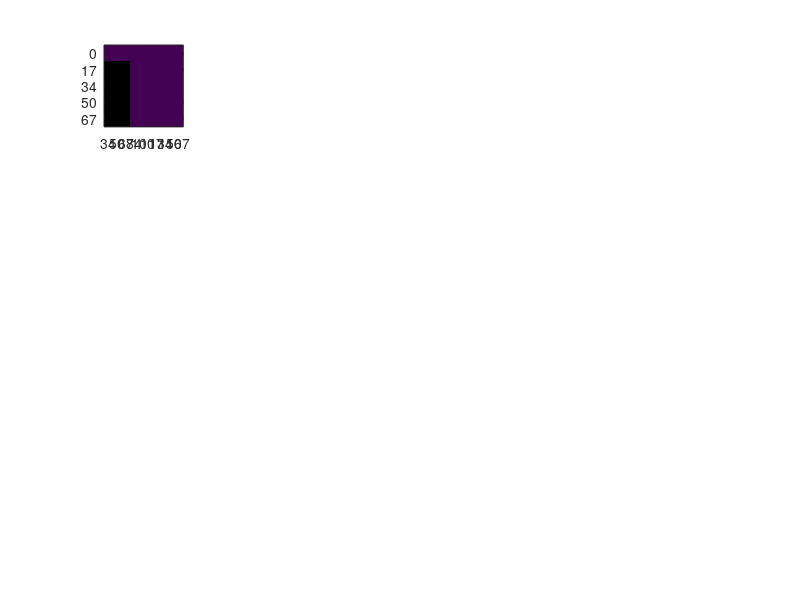
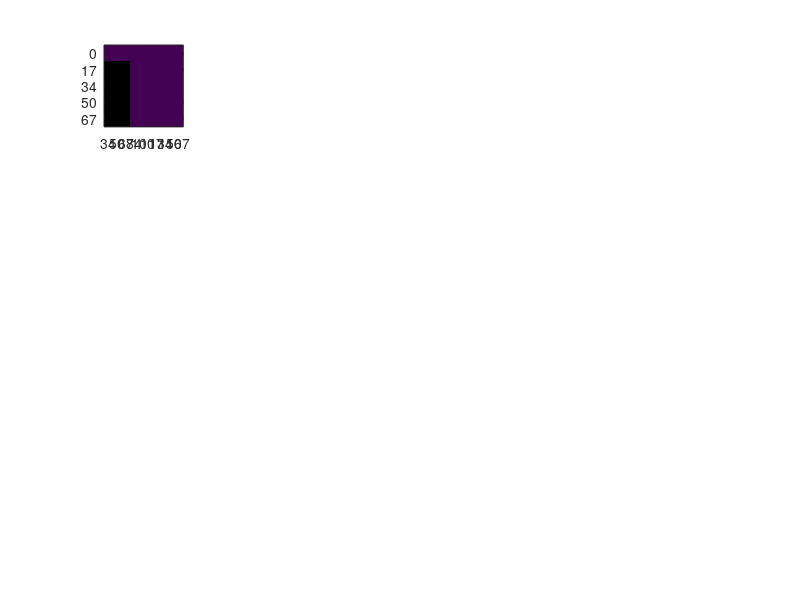
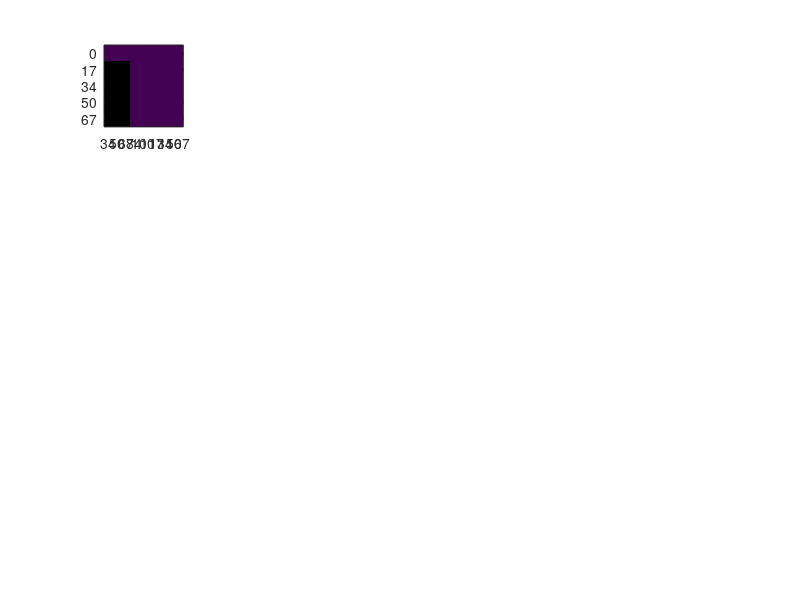
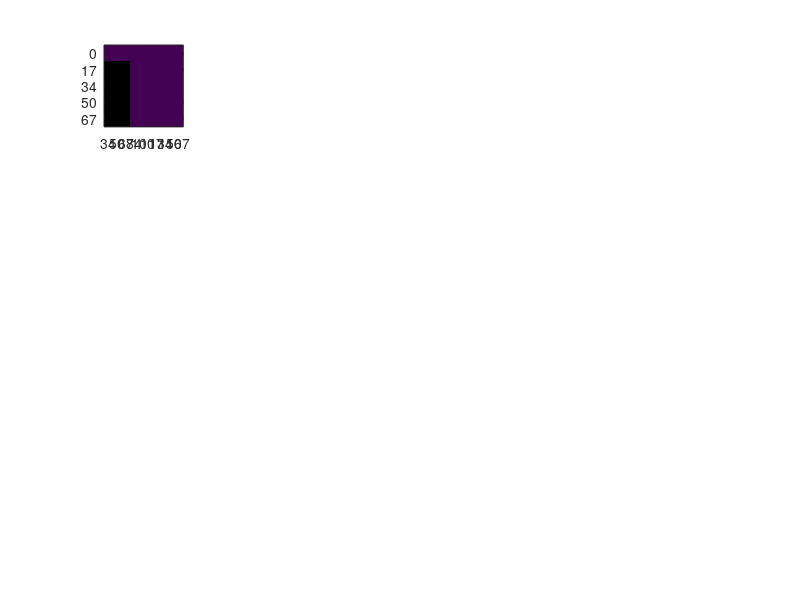

These charts were generated, in order, by the following MATLAB code: (Note: this script raises an error after producing the figures.)
clear all
close all
if ispc
  cd('D:\motion_psychophysics\behav_data');
else
  cd('/mnt/hgfs/D/motion_psychophysics/behav_data');
end

%%
maxsub=18;

% JZ was: 01, 13, 14, 15, 19

motperuse=-.1*ones(5,9,maxsub); % ISI by DUR by participant
flkperuse=-.1*ones(5,9,maxsub); % ISI by DUR by participant
dstperuse=-.1*ones(5,9,maxsub); % ISI by DUR by participant
percoruse=-.1*ones(5,9,maxsub); % ISI by DUR by participant
percoravc=-.1*ones(5,9,maxsub); % ISI by DUR by participant
percoravi=-.1*ones(5,9,maxsub); % ISI by DUR by participant
percoravc_csy=-.1*ones(5,9,maxsub); % ISI by DUR by participant
percoravi_csy=-.1*ones(5,9,maxsub); % ISI by DUR by participant
percoravc_csn=-.1*ones(5,9,maxsub); % ISI by DUR by participant
percoravi_csn=-.1*ones(5,9,maxsub); % ISI by DUR by participant

for ii=2:maxsub
  if ii<10
    sub=['p0' num2str(ii)];
  else
    sub=['p' num2str(ii)];
  end
  audfile=dir([sub '_audonly*']);
  if ii<5
    motperisidursub=zeros(4,3,3);
    percoroutsub=zeros(4,3);
  elseif ii<13
    motperisidursub=zeros(3,3,4);
    percoroutsub=zeros(3,4);
  elseif ii<14
    motperisidursub=zeros(2,3,6);
    percoroutsub=zeros(2,6);
  elseif ii<15
    motperisidursub=zeros(1,3,2);
    percoroutsub=zeros(1,2);
  elseif ii<19
    motperisidursub=zeros(1,3,7);
    percoroutsub=zeros(1,7);
  end
  ffuse=0;
  for ff=1:length(audfile)
    load(audfile(ff).name);
    if stim.loc(2)~=10
      continue
    end
    if sum(isnan(resp.motdirkeycode))>4 && ii~=4
      continue
    end
    clear motperisidur percorout
    appmot_assessment;
    motperisidursub=motperisidursub+motperisidur;
    percoroutsub=percoroutsub+percorout;
    ffuse=ffuse+1;
  end
  motperisidursub=motperisidursub/ffuse;
  percoroutsub=percoroutsub/ffuse;
  if ii<5
    motperuse(2:5,1:3,ii)=squeeze(motperisidursub(:,2,:));
    flkperuse(2:5,1:3,ii)=squeeze(motperisidursub(:,1,:));
    dstperuse(2:5,1:3,ii)=squeeze(motperisidursub(:,3,:));
    percoruse(2:5,1:3,ii)=percoroutsub;
  elseif ii<11
    motperuse(1:3,2:5,ii)=squeeze(motperisidursub(:,2,:));
    flkperuse(1:3,2:5,ii)=squeeze(motperisidursub(:,1,:));
    dstperuse(1:3,2:5,ii)=squeeze(motperisidursub(:,3,:));
    percoruse(1:3,2:5,ii)=percoroutsub;
  elseif ii<13
    motperuse(1:3,[2 4 5 6],ii)=squeeze(motperisidursub(:,2,:));
    flkperuse(1:3,[2 4 5 6],ii)=squeeze(motperisidursub(:,1,:));
    dstperuse(1:3,[2 4 5 6],ii)=squeeze(motperisidursub(:,3,:));
    percoruse(1:3,[2 4 5 6],ii)=percoroutsub;
  elseif ii<14
    motperuse(1:2,[2 5 6 7 8 9],ii)=squeeze(motperisidursub(:,2,:));
    flkperuse(1:2,[2 5 6 7 8 9],ii)=squeeze(motperisidursub(:,1,:));
    dstperuse(1:2,[2 5 6 7 8 9],ii)=squeeze(motperisidursub(:,3,:));
    percoruse(1:2,[2 5 6 7 8 9],ii)=percoroutsub;
  elseif ii<15
    motperuse(1,[2 5 ],ii)=squeeze(motperisidursub(:,2,:));
    flkperuse(1,[2 5 ],ii)=squeeze(motperisidursub(:,1,:));
    dstperuse(1,[2 5 ],ii)=squeeze(motperisidursub(:,3,:));
    percoruse(1,[2 5 ],ii)=percoroutsub;
  elseif ii<19
    motperuse(1,[2:8],ii)=squeeze(motperisidursub(:,2,:));
    flkperuse(1,[2:8 ],ii)=squeeze(motperisidursub(:,1,:));
    dstperuse(1,[2:8 ],ii)=squeeze(motperisidursub(:,3,:));
    percoruse(1,[2:8 ],ii)=percoroutsub;
  end
  
  figure(1);
  subplot(4,5,ii-1);imagesc(flkperuse(:,:,ii));
  if ii==3,title('% flicker percept'),end
  if ii==6,ylabel('ISI');end
  if ii==18,xlabel('DUR');end
  set(get(1,'Children'),'xTick',1:9,'xTickLabel',{'34' '50' '67' '84' '100' '117' '134' '150' '167'})
  set(get(1,'Children'),'yTick',1:5,'yTickLabel',{'0' '17' '34' '50' '67'})
  caxis([-.1 1]);;
  
  figure(2);
  subplot(4,5,ii-1);imagesc(motperuse(:,:,ii));
  if ii==3,title('% motion percept'),end
  if ii==6,ylabel('ISI');end
  if ii==18,xlabel('DUR');end
  set(get(2,'Children'),'xTick',1:9,'xTickLabel',{'34' '50' '67' '84' '100' '117' '134' '150' '167'})
  set(get(2,'Children'),'yTick',1:5,'yTickLabel',{'0' '17' '34' '50' '67'})
  caxis([-.1 1]);;
  
  figure(3);
  subplot(4,5,ii-1);imagesc(dstperuse(:,:,ii));
  if ii==3,title('% distinct percept'),end
  if ii==6,ylabel('ISI');end
  if ii==18,xlabel('DUR');end
  set(get(3,'Children'),'xTick',1:9,'xTickLabel',{'34' '50' '67' '84' '100' '117' '134' '150' '167'})
  set(get(3,'Children'),'yTick',1:5,'yTickLabel',{'0' '17' '34' '50' '67'})
  caxis([-.1 1]);;
  
  figure(4);
  subplot(4,5,ii-1);imagesc(percoruse(:,:,ii));
  if ii==3,title('% motion direction'),end
  if ii==6,ylabel('ISI');end
  if ii==18,xlabel('DUR');end
  set(get(4,'Children'),'xTick',1:9,'xTickLabel',{'34' '50' '67' '84' '100' '117' '134' '150' '167'})
  set(get(4,'Children'),'yTick',1:5,'yTickLabel',{'0' '17' '34' '50' '67'})
  caxis([-.1 1]);;
  
  
  avfile=dir([sub '_av*']);
  if ii<5
    percoroutsub=zeros(4,3,3);
    percorcomsrccongsub=zeros(4,4,3);
  elseif ii<13
    percoroutsub=zeros(3,3,4);
    percorcomsrccongsub=zeros(3,4,4);
  elseif ii<14
    percoroutsub=zeros(2,3,6);
    percorcomsrccongsub=zeros(2,4,6);
  elseif ii<15
    percoroutsub=zeros(1,3,2);
    percorcomsrccongsub=zeros(1,4,2);
  elseif ii<19
    percoroutsub=zeros(1,3,7);
    percorcomsrccongsub=zeros(1,4,7);
  end
  ffuse1=0;
  ffuse2=0;
  for ff=1:length(avfile)
    load(avfile(ff).name);
    if stim.loc(2)~=10
      continue
    end
    if sum(isnan(resp.motdirkeycode))>4 && ii~=5  && ii~=7
      continue
    end
    clear motperisidur percorout comsrc* percorcomsrc percongcor percorcomsrccong
    appmot_assessment;
    percoroutsub=percoroutsub+percorout;
    ffuse1=ffuse1+1;
    if ~isfield(setup,'av')
      setup.av.askfmdcs=1;
    end
    if setup.av.askfmdcs
      percorcomsrccongsub=percorcomsrccongsub+percorcomsrccong;
    else
      continue
    end
    ffuse2=ffuse2+1;
  end
  percoroutsub=percoroutsub/ffuse1;
  percorcomsrccongsub=percorcomsrccongsub/ffuse2;
  if ii<5
    percoravc(2:5,1:3,ii)=percoroutsub(:,1,:);
    percoravi(2:5,1:3,ii)=percoroutsub(:,2,:);
    percoravc_csy(2:5,1:3,ii)=percorcomsrccongsub(:,1,:);
    percoravi_csy(2:5,1:3,ii)=percorcomsrccongsub(:,2,:);
    percoravc_csn(2:5,1:3,ii)=percorcomsrccongsub(:,3,:);
    percoravi_csn(2:5,1:3,ii)=percorcomsrccongsub(:,4,:);
  elseif ii<11
    percoravc(1:3,2:5,ii)=percoroutsub(:,1,:);
    percoravi(1:3,2:5,ii)=percoroutsub(:,2,:);
    percoravc_csy(1:3,2:5,ii)=percorcomsrccongsub(:,1,:);
    percoravi_csy(1:3,2:5,ii)=percorcomsrccongsub(:,2,:);
    percoravc_csn(1:3,2:5,ii)=percorcomsrccongsub(:,3,:);
    percoravi_csn(1:3,2:5,ii)=percorcomsrccongsub(:,4,:);
  elseif ii<13
    percoravc(1:3,[2 5 6 7],ii)=percoroutsub(:,1,:);
    percoravi(1:3,[2 5 6 7],ii)=percoroutsub(:,2,:);
    percoravc_csy(1:3,[2 5 6 7],ii)=percorcomsrccongsub(:,1,:);
    percoravi_csy(1:3,[2 5 6 7],ii)=percorcomsrccongsub(:,2,:);
    percoravc_csn(1:3,[2 5 6 7],ii)=percorcomsrccongsub(:,3,:);
    percoravi_csn(1:3,[2 5 6 7],ii)=percorcomsrccongsub(:,4,:);
  elseif ii<14
    percoravc(1:2,[2 5 6 7 8 9],ii)=percoroutsub(:,1,:);
    percoravi(1:2,[2 5 6 7 8 9],ii)=percoroutsub(:,2,:);
    percoravc_csy(1:2,[2 5 6 7 8 9],ii)=percorcomsrccongsub(:,1,:);
    percoravi_csy(1:2,[2 5 6 7 8 9],ii)=percorcomsrccongsub(:,2,:);
    percoravc_csn(1:2,[2 5 6 7 8 9],ii)=percorcomsrccongsub(:,3,:);
    percoravi_csn(1:2,[2 5 6 7 8 9],ii)=percorcomsrccongsub(:,4,:);
  elseif ii<15
    percoravc(1,[2 5],ii)=percoroutsub(:,1,:);
    percoravi(1,[2 5],ii)=percoroutsub(:,2,:);
    percoravc_csy(1,[2 5],ii)=percorcomsrccongsub(:,1,:);
    percoravi_csy(1,[2 5],ii)=percorcomsrccongsub(:,2,:);
    percoravc_csn(1,[2 5],ii)=percorcomsrccongsub(:,3,:);
    percoravi_csn(1,[2 5],ii)=percorcomsrccongsub(:,4,:);
  elseif ii<19
    percoravc(1,[2:8],ii)=percoroutsub(:,1,:);
    percoravi(1,[2:8],ii)=percoroutsub(:,2,:);
    percoravc_csy(1,[2:8],ii)=percorcomsrccongsub(:,1,:);
    percoravi_csy(1,[2:8],ii)=percorcomsrccongsub(:,2,:);
    percoravc_csn(1,[2:8],ii)=percorcomsrccongsub(:,3,:);
    percoravi_csn(1,[2:8],ii)=percorcomsrccongsub(:,4,:);
  end
  
  figure(5);
  subplot(4,5,ii-1);imagesc(percoravc(:,:,ii));
  if ii==3,title('% motion direction; AV cong'),end
  if ii==6,ylabel('ISI');end
  if ii==18,xlabel('DUR');end
  set(get(5,'Children'),'xTick',1:9,'xTickLabel',{'34' '50' '67' '84' '100' '117' '134' '150' '167'})
  set(get(5,'Children'),'yTick',1:5,'yTickLabel',{'0' '17' '34' '50' '67'})
  caxis([-.1 1]);;
  
  figure(6);
  subplot(4,5,ii-1);imagesc(percoravi(:,:,ii));
  if ii==3,title('% motion direction; AV incong'),end
  if ii==6,ylabel('ISI');end
  if ii==18,xlabel('DUR');end
  set(get(6,'Children'),'xTick',1:9,'xTickLabel',{'34' '50' '67' '84' '100' '117' '134' '150' '167'})
  set(get(6,'Children'),'yTick',1:5,'yTickLabel',{'0' '17' '34' '50' '67'})
  caxis([-.1 1]);
  
  if setup.av.askfmdcs
    figure(7);
    subplot(4,5,ii-1);imagesc(percoravc_csy(:,:,ii));
    if ii==3,title('% motion direction; CorrectComSrc & AV cong'),end
    if ii==6,ylabel('ISI');end
    if ii==18,xlabel('DUR');end
    set(get(7,'Children'),'xTick',1:9,'xTickLabel',{'34' '50' '67' '84' '100' '117' '134' '150' '167'})
    set(get(7,'Children'),'yTick',1:5,'yTickLabel',{'0' '17' '34' '50' '67'})
    caxis([-.1 1]);
    
    figure(8);
    subplot(4,5,ii-1);imagesc(percoravi_csy(:,:,ii));
    if ii==3,title('% motion direction; CorrectComSrc & AV incong'),end
    if ii==6,ylabel('ISI');end
    if ii==18,xlabel('DUR');end
    set(get(8,'Children'),'xTick',1:9,'xTickLabel',{'34' '50' '67' '84' '100' '117' '134' '150' '167'})
    set(get(8,'Children'),'yTick',1:5,'yTickLabel',{'0' '17' '34' '50' '67'})
    caxis([-.1 1]);
    
    figure(9);
    subplot(4,5,ii-1);imagesc(percoravc_csn(:,:,ii));
    if ii==3,title('% motion direction; IncorrectComSrc & AV cong'),end
    if ii==6,ylabel('ISI');end
    if ii==18,xlabel('DUR');end
    set(get(9,'Children'),'xTick',1:9,'xTickLabel',{'34' '50' '67' '84' '100' '117' '134' '150' '167'})
    set(get(9,'Children'),'yTick',1:5,'yTickLabel',{'0' '17' '34' '50' '67'})
    caxis([-.1 1]);
    
    figure(10);
    subplot(4,5,ii-1);imagesc(percoravi_csn(:,:,ii));
    if ii==3,title('% motion direction; IncorrectComSrc & AV incong'),end
    if ii==6,ylabel('ISI');end
    if ii==18,xlabel('DUR');end
    set(get(10,'Children'),'xTick',1:9,'xTickLabel',{'34' '50' '67' '84' '100' '117' '134' '150' '167'})
    set(get(10,'Children'),'yTick',1:5,'yTickLabel',{'0' '17' '34' '50' '67'})
    caxis([-.1 1]);
  end
  
end

for ind=1:10
  figure(ind);subplot(4,5,20);imagesc(-.1);caxis([-.1 1]);colorbar;
end

flkperuse(flkperuse==-.1)=nan;
motperuse(motperuse==-.1)=nan;
dstperuse(dstperuse==-.1)=nan;
figure(11);
subplot(1,3,1);imagesc(nanmean(flkperuse(:,:,[2 3 5:maxsub]),3));caxis([-.1 1]);
% set(get(7,'Children'),'xTick',1:6,'xTickLabel',{'34' '50' '67' '84' '100' '117'})
% set(get(7,'Children'),'yTick',1:5,'yTickLabel',{'0' '17' '34' '50' '67'})
subplot(1,3,2);imagesc(nanmean(motperuse(:,:,[2 3 5:maxsub]),3));caxis([-.1 1]);
% set(get(7,'Children'),'xTick',1:6,'xTickLabel',{'34' '50' '67' '84' '100' '117'})
% set(get(7,'Children'),'yTick',1:5,'yTickLabel',{'0' '17' '34' '50' '67'})
subplot(1,3,3);imagesc(nanmean(dstperuse(:,:,[2 3 5:maxsub]),3));caxis([-.1 1]);
set(get(11,'Children'),'xTick',1:9,'xTickLabel',{'34' '50' '67' '84' '100' '117' '134' '150' '167'})
set(get(11,'Children'),'yTick',1:5,'yTickLabel',{'0' '17' '34' '50' '67'})

percoravc(percoravc==-.1)=nan;
percoravi(percoravi==-.1)=nan;
figure(12);
subplot(1,2,1);imagesc(nanmean(percoravc(:,:,[2:maxsub]),3));caxis([-.1 1]);
set(get(12,'Children'),'xTick',1:9,'xTickLabel',{'34' '50' '67' '84' '100' '117' '134' '150' '167'})
set(get(12,'Children'),'yTick',1:5,'yTickLabel',{'0' '17' '34' '50' '67'})
subplot(1,2,2);imagesc(nanmean(percoravi(:,:,[2:maxsub]),3));caxis([-.1 1]);
set(get(12,'Children'),'xTick',1:9,'xTickLabel',{'34' '50' '67' '84' '100' '117' '134' '150' '167'})
set(get(12,'Children'),'yTick',1:5,'yTickLabel',{'0' '17' '34' '50' '67'})

%% For those who have mot-per in both AA and AV conditions:

close all
subuse=[15:18 24:27];
maxsub=max(subuse);

motperaa=-.1*ones(5,9,maxsub); % ISI by DUR by participant
flkperaa=-.1*ones(5,9,maxsub); % ISI by DUR by participant
dstperaa=-.1*ones(5,9,maxsub); % ISI by DUR by participant

motperav=-.1*ones(5,9,maxsub); % ISI by DUR by participant
flkperav=-.1*ones(5,9,maxsub); % ISI by DUR by participant
dstperav=-.1*ones(5,9,maxsub); % ISI by DUR by participant

percoraa=-.1*ones(5,9,maxsub); % ISI by DUR by participant
percorav=-.1*ones(5,9,maxsub); % ISI by DUR by participant
percoravc=-.1*ones(5,9,maxsub); % ISI by DUR by participant
percoravi=-.1*ones(5,9,maxsub); % ISI by DUR by participant

percoravcs1=-.1*ones(5,9,maxsub); % ISI by DUR by participant
percoravcs0=-.1*ones(5,9,maxsub); % ISI by DUR by participant
percoravCSc=-.1*ones(5,9,maxsub); % ISI by DUR by participant
percoravCSi=-.1*ones(5,9,maxsub); % ISI by DUR by participant

percoravcs1_117=-.1*ones(5,9,maxsub); % ISI by DUR by participant
percoravcs0_117=-.1*ones(5,9,maxsub); % ISI by DUR by participant
percoravCSc_117=-.1*ones(5,9,maxsub); % ISI by DUR by participant
percoravCSi_117=-.1*ones(5,9,maxsub); % ISI by DUR by participant

percoravcs1_117_5=-.1*ones(5,9,maxsub); % ISI by DUR by participant
percoravcs0_117_5=-.1*ones(5,9,maxsub); % ISI by DUR by participant
percoravCSc_117_5=-.1*ones(5,9,maxsub); % ISI by DUR by participant
percoravCSi_117_5=-.1*ones(5,9,maxsub); % ISI by DUR by participant

for ii=subuse
  if ii<10
    sub=['p0' num2str(ii)];
  else
    sub=['p' num2str(ii)];
  end
  audfile=dir([sub '_audonly*']);
  if ii<19
    motperisidursub=zeros(1,3,7);
    percoroutsub=zeros(1,7);
  elseif ii>23
    motperisidursub=zeros(1,3,5);
    percoroutsub=zeros(1,5);
  end
  ffuse=0;
  for ff=1:length(audfile)
    load(audfile(ff).name);
    if stim.loc(2)~=10
      continue
    end
    if sum(isnan(resp.motdirkeycode))>4 && ii~=4
      continue
    end
    clear motperisidur percorout
    appmot_assessment;
    motperisidursub=motperisidursub+motperisidur;
    percoroutsub=percoroutsub+percorout;
    ffuse=ffuse+1;
  end
  motperisidursub=motperisidursub/ffuse;
  percoroutsub=percoroutsub/ffuse;
  if ii<19
    motperaa(1,[2:8],ii)=squeeze(motperisidursub(:,2,:));
    flkperaa(1,[2:8 ],ii)=squeeze(motperisidursub(:,1,:));
    dstperaa(1,[2:8 ],ii)=squeeze(motperisidursub(:,3,:));
    percoraa(1,[2:8 ],ii)=percoroutsub;
  elseif ii>23
    motperaa(1,[2 4 5 6 7],ii)=squeeze(motperisidursub(:,2,:));
    flkperaa(1,[2 4 5 6 7],ii)=squeeze(motperisidursub(:,1,:));
    dstperaa(1,[2 4 5 6 7],ii)=squeeze(motperisidursub(:,3,:));
    percoraa(1,[2 4 5 6 7],ii)=percoroutsub;    
  end
  
  avfile=dir([sub '_av*']);

  if ii<19
    motperisidursub=zeros(1,3,7);
    percoroutsub=zeros(1,3,7);
  elseif ii>23
    motperisidursub=zeros(1,3,5);
    percoroutsub=zeros(1,3,5);
  end
  ffuse=0;
  for ff=1:length(avfile)
    load(avfile(ff).name);
    if stim.loc(2)~=10
      continue
    end
    if sum(isnan(resp.motdirkeycode))>4 && ii~=5  && ii~=7
      continue
    end
    if setup.av.askfmdcs
      continue % we only want the fmd av trials here
    end
    clear motperisidur percorout comsrc* percorcomsrc percongcor percorcomsrccong
    appmot_assessment;
    motperisidursub=motperisidursub+motperisidur;
    percoroutsub=percoroutsub+percorout;
    ffuse=ffuse+1;
  end
  motperisidursub=motperisidursub/ffuse;
  percoroutsub=percoroutsub/ffuse;
  if ii<19
    motperav(1,[2:8],ii)=squeeze(motperisidursub(:,2,:));
    flkperav(1,[2:8 ],ii)=squeeze(motperisidursub(:,1,:));
    dstperav(1,[2:8 ],ii)=squeeze(motperisidursub(:,3,:));
    percorav(1,[2:8 ],ii)=squeeze(nanmean(percoroutsub,2));
    percoravc(1,[2:8 ],ii)=squeeze(percoroutsub(:,1,:))
    percoravi(1,[2:8 ],ii)=squeeze(percoroutsub(:,2,:));
  elseif ii>23
    motperav(1,[2 4 5 6 7],ii)=squeeze(motperisidursub(:,2,:));
    flkperav(1,[2 4 5 6 7],ii)=squeeze(motperisidursub(:,1,:));
    dstperav(1,[2 4 5 6 7],ii)=squeeze(motperisidursub(:,3,:));
    percorav(1,[2 4 5 6 7],ii)=squeeze(nanmean(percoroutsub,2));
    percoravc(1,[2 4 5 6 7],ii)=squeeze(percoroutsub(:,1,:));
    percoravi(1,[2 4 5 6 7],ii)=squeeze(percoroutsub(:,2,:));
  end
  
  if ii<19
    percorcomsrcsub=zeros(1,2,7);
    percoroutCSsub=zeros(1,3,7);
  elseif ii>23
    percorcomsrcsub=zeros(1,2,5);
    percoroutCSsub=zeros(1,3,5);
  end
  ffuse=0;
  for ff=1:length(avfile)
    load(avfile(ff).name);
    if stim.loc(2)~=10
      continue
    end
    if sum(isnan(resp.motdirkeycode))>4 && ii~=5  && ii~=7
      continue
    end
    if setup.av.askfmdcs==0
      continue % we only want the cs av trials here
    end
    if ii>23 && length(stim.dur_flip)==1
      continue % skip blocks where final (only one) duration was used
    end
    clear motperisidur percorout comsrc* percorcomsrc percongcor percorcomsrccong
    appmot_assessment;
    percorcomsrcsub=percorcomsrcsub+percorcomsrc;
    percoroutCSsub=percoroutCSsub+percorout;
    ffuse=ffuse+1;
  end
  percorcomsrcsub=percorcomsrcsub/ffuse;
  percoroutCSsub=percoroutCSsub/ffuse;
  if ii<19
    percoravcs1(1,[2:8 ],ii)=squeeze(percorcomsrcsub(:,1,:));
    percoravcs0(1,[2:8 ],ii)=squeeze(percorcomsrcsub(:,2,:));
    percoravCSc(1,[2:8 ],ii)=squeeze(percoroutCSsub(:,1,:));
    percoravCSi(1,[2:8 ],ii)=squeeze(percoroutCSsub(:,2,:));
  elseif ii>23
    percoravcs1(1,[2 4 5 6 7],ii)=squeeze(percorcomsrcsub(:,1,:));
    percoravcs0(1,[2 4 5 6 7],ii)=squeeze(percorcomsrcsub(:,2,:));
    percoravCSc(1,[2 4 5 6 7],ii)=squeeze(percoroutCSsub(:,1,:));
    percoravCSi(1,[2 4 5 6 7],ii)=squeeze(percoroutCSsub(:,2,:));
  end
  
  if ii<19
    percorcomsrcsub=zeros(1,2,1);
    percoroutCS117sub=zeros(1,3,1);
  elseif ii>23
    percorcomsrcsub=zeros(1,2,1);
    percoroutCS117sub=zeros(1,3,1);
  end
  ffuse=0;
  for ff=1:length(avfile)
    load(avfile(ff).name);
    if stim.loc(2)~=10
      continue
    end
    if sum(isnan(resp.motdirkeycode))>4 && ii~=5  && ii~=7
      continue
    end
    if setup.av.askfmdcs==0
      continue % we only want the cs av trials here
    end
    if ii<24
      continue
    end
    if length(stim.dur_flip)>1
      continue % Here we look at only 1 duration run at once
    end
    clear motperisidur percorout comsrc* percorcomsrc percongcor percorcomsrccong
    appmot_assessment;
    percorcomsrcsub=percorcomsrcsub+percorcomsrc;
    percoroutCS117sub=percoroutCS117sub+percorout;
    ffuse=ffuse+1;
  end
  percorcomsrcsub=percorcomsrcsub/ffuse;
  percoroutCS117sub=percoroutCS117sub/ffuse;
  if ii<19
    percoravcs1_117(1,[6 ],ii)=squeeze(percorcomsrcsub(:,1,:));
    percoravcs0_117(1,[6 ],ii)=squeeze(percorcomsrcsub(:,2,:));
    percoravCSc_117(1,[6 ],ii)=squeeze(percoroutCS117sub(:,1,:));
    percoravCSi_117(1,[6 ],ii)=squeeze(percoroutCS117sub(:,2,:));
  elseif ii>23
    percoravcs1_117(1,[6],ii)=squeeze(percorcomsrcsub(:,1,:));
    percoravcs0_117(1,[6],ii)=squeeze(percorcomsrcsub(:,2,:));
    percoravCSc_117(1,[6],ii)=squeeze(percoroutCS117sub(:,1,:));
    percoravCSi_117(1,[6],ii)=squeeze(percoroutCS117sub(:,2,:));
  end
  
  % 5 degrees
  if ii<19
    percorcomsrcsub=zeros(1,2,1);
    percoroutCS117sub=zeros(1,3,1);
  elseif ii>23
    percorcomsrcsub=zeros(1,2,1);
    percoroutCS117sub=zeros(1,3,1);
  end
  ffuse=0;
  for ff=1:length(avfile)
    load(avfile(ff).name);
    if stim.loc(2)~=5  % <-- 5 degrees
      continue
    end
    if sum(isnan(resp.motdirkeycode))>4 && ii~=5  && ii~=7
      continue
    end
    if setup.av.askfmdcs==0
      continue % we only want the cs av trials here
    end
    if ii<24
      continue
    end
    if length(stim.dur_flip)>1
      continue % Here we look at only 1 duration run at once
    end
    clear motperisidur percorout comsrc* percorcomsrc percongcor percorcomsrccong
    appmot_assessment;
    percorcomsrcsub=percorcomsrcsub+percorcomsrc;
    percoroutCS117sub=percoroutCS117sub+percorout;
    ffuse=ffuse+1;
  end
  percorcomsrcsub=percorcomsrcsub/ffuse;
    percoroutCS117sub=percoroutCS117sub/ffuse;
  if ii<19
    percoravcs1_117_5(1,[6 ],ii)=squeeze(percorcomsrcsub(:,1,:));
    percoravcs0_117_5(1,[6 ],ii)=squeeze(percorcomsrcsub(:,2,:));
    percoravCSc_117_5(1,[6 ],ii)=squeeze(percoroutCS117sub(:,1,:));
    percoravCSi_117_5(1,[6 ],ii)=squeeze(percoroutCS117sub(:,2,:));
  elseif ii>23
    percoravcs1_117_5(1,[6],ii)=squeeze(percorcomsrcsub(:,1,:));
    percoravcs0_117_5(1,[6],ii)=squeeze(percorcomsrcsub(:,2,:));
    percoravCSc_117_5(1,[6],ii)=squeeze(percoroutCS117sub(:,1,:));
    percoravCSi_117_5(1,[6],ii)=squeeze(percoroutCS117sub(:,2,:));
  end
  
  if ii<24
    iiplot=ii;
  else
    iiplot=ii-5;
  end
  figure(1);
  subplot(2,length(subuse),iiplot-14);imagesc(flkperaa(:,:,ii));
  if ii==18,xlabel('DUR');end
  set(get(1,'Children'),'xTick',1:9,'xTickLabel',{'34' '50' '67' '84' '100' '117' '134' '150' '167'})
  set(get(1,'Children'),'yTick',1:5,'yTickLabel',{'0' '17' '34' '50' '67'})
  caxis([-.1 1]);title(ii)
  if ii==min(subuse),title('% flicker percept'),end
  if ii==min(subuse),ylabel('AA');end
  
  figure(2);
  subplot(2,length(subuse),iiplot-14);imagesc(motperaa(:,:,ii));
  if ii==18,xlabel('DUR');end
  set(get(2,'Children'),'xTick',1:9,'xTickLabel',{'34' '50' '67' '84' '100' '117' '134' '150' '167'})
  set(get(2,'Children'),'yTick',1:5,'yTickLabel',{'0' '17' '34' '50' '67'})
  caxis([-.1 1]);title(ii)
  if ii==min(subuse),title('% motion percept'),end
  if ii==min(subuse),ylabel('AA');end
  
  figure(3);
  subplot(2,length(subuse),iiplot-14);imagesc(dstperaa(:,:,ii));
  if ii==18,xlabel('DUR');end
  set(get(3,'Children'),'xTick',1:9,'xTickLabel',{'34' '50' '67' '84' '100' '117' '134' '150' '167'})
  set(get(3,'Children'),'yTick',1:5,'yTickLabel',{'0' '17' '34' '50' '67'})
  caxis([-.1 1]);title(ii)
  if ii==min(subuse),title('% distinct percept'),end
  if ii==min(subuse),ylabel('AA');end
  
  figure(1);
  subplot(2,length(subuse),iiplot-14+length(subuse));imagesc(flkperav(:,:,ii));
  if ii==3,title('% flicker percept'),end
  if ii==18,xlabel('DUR');end
  set(get(1,'Children'),'xTick',1:9,'xTickLabel',{'34' '50' '67' '84' '100' '117' '134' '150' '167'})
  set(get(1,'Children'),'yTick',1:5,'yTickLabel',{'0' '17' '34' '50' '67'})
  caxis([-.1 1]);title(ii)
  if ii==min(subuse),ylabel('AV');end
  
  figure(2);
  subplot(2,length(subuse),iiplot-14+length(subuse));imagesc(motperav(:,:,ii));
  if ii==3,title('% motion percept'),end
  if ii==18,xlabel('DUR');end
  set(get(2,'Children'),'xTick',1:9,'xTickLabel',{'34' '50' '67' '84' '100' '117' '134' '150' '167'})
  set(get(2,'Children'),'yTick',1:5,'yTickLabel',{'0' '17' '34' '50' '67'})
  caxis([-.1 1]);title(ii)
  if ii==min(subuse),ylabel('AV');end
  
  figure(3);
  subplot(2,length(subuse),iiplot-14+length(subuse));imagesc(dstperav(:,:,ii));
  if ii==3,title('% distinct percept'),end
  if ii==18,xlabel('DUR');end
  set(get(3,'Children'),'xTick',1:9,'xTickLabel',{'34' '50' '67' '84' '100' '117' '134' '150' '167'})
  set(get(3,'Children'),'yTick',1:5,'yTickLabel',{'0' '17' '34' '50' '67'})
  caxis([-.1 1]);title(ii)
  if ii==min(subuse),ylabel('AV');end
  
  figure(4);
  subplot(4,length(subuse),iiplot-14);imagesc(percoraa(:,:,ii));
  if ii==18,xlabel('DUR');end
  set(get(4,'Children'),'xTick',1:9,'xTickLabel',{'34' '50' '67' '84' '100' '117' '134' '150' '167'})
  set(get(4,'Children'),'yTick',1:5,'yTickLabel',{'0' '17' '34' '50' '67'})
  caxis([-.1 1]);title(ii)
  if ii==min(subuse),title('% motion direction'),end
  if ii==min(subuse),ylabel('AA');end
  
  figure(4);
  subplot(4,length(subuse),iiplot-14+length(subuse));imagesc(percorav(:,:,ii));
  if ii==3,title('% motion direction'),end
  if ii==18,xlabel('DUR');end
  set(get(4,'Children'),'xTick',1:9,'xTickLabel',{'34' '50' '67' '84' '100' '117' '134' '150' '167'})
  set(get(4,'Children'),'yTick',1:5,'yTickLabel',{'0' '17' '34' '50' '67'})
  caxis([-.1 1]);title(ii)
  if ii==min(subuse),ylabel('AV');end
  
  figure(4);
  subplot(4,length(subuse),iiplot-14+2*length(subuse));imagesc(percoravc(:,:,ii));
  if ii==3,title('% motion direction'),end
  if ii==18,xlabel('DUR');end
  set(get(4,'Children'),'xTick',1:9,'xTickLabel',{'34' '50' '67' '84' '100' '117' '134' '150' '167'})
  set(get(4,'Children'),'yTick',1:5,'yTickLabel',{'0' '17' '34' '50' '67'})
  caxis([-.1 1]);title(ii)
  if ii==min(subuse),ylabel('AVc');end
  
  figure(4);
  subplot(4,length(subuse),iiplot-14+3*length(subuse));imagesc(percoravi(:,:,ii));
  if ii==3,title('% motion direction'),end
  if ii==18,xlabel('DUR');end
  set(get(4,'Children'),'xTick',1:9,'xTickLabel',{'34' '50' '67' '84' '100' '117' '134' '150' '167'})
  set(get(4,'Children'),'yTick',1:5,'yTickLabel',{'0' '17' '34' '50' '67'})
  caxis([-.1 1]);title(ii)
  if ii==min(subuse),ylabel('AVi');end
  
  % This is when it WAS common source
  figure(5);
  subplot(4,length(subuse),iiplot-14);imagesc(percoravCSc(:,:,ii));
  if ii==18,xlabel('DUR');end
  set(get(5,'Children'),'xTick',1:9,'xTickLabel',{'34' '50' '67' '84' '100' '117' '134' '150' '167'})
  set(get(5,'Children'),'yTick',1:5,'yTickLabel',{'0' '17' '34' '50' '67'})
  caxis([-.1 1]);title(ii)
  if ii==min(subuse),title('% motion direction'),end
  if ii==min(subuse),ylabel('AV_CSc');end
  
  % This is when it was NOT common source 
  figure(5);
  subplot(4,length(subuse),iiplot-14+length(subuse));imagesc(percoravCSi(:,:,ii));
  if ii==3,title('% motion direction'),end
  if ii==18,xlabel('DUR');end
  set(get(5,'Children'),'xTick',1:9,'xTickLabel',{'34' '50' '67' '84' '100' '117' '134' '150' '167'})
  set(get(5,'Children'),'yTick',1:5,'yTickLabel',{'0' '17' '34' '50' '67'})
  caxis([-.1 1]);title(ii)
  if ii==min(subuse),ylabel('AV_CSi');end

  % This is when they thought it WAS common source (whether it was or not)
  figure(5);
  subplot(4,length(subuse),iiplot-14+2*length(subuse));imagesc(percoravcs1(:,:,ii));
  if ii==18,xlabel('DUR');end
  set(get(5,'Children'),'xTick',1:9,'xTickLabel',{'34' '50' '67' '84' '100' '117' '134' '150' '167'})
  set(get(5,'Children'),'yTick',1:5,'yTickLabel',{'0' '17' '34' '50' '67'})
  caxis([-.1 1]);title(ii)
  if ii==min(subuse),title('% motion direction'),end
  if ii==min(subuse),ylabel('AV_CS1');end
  
  % This is when they thought it was NOT common source (whether it was or not)
  figure(5);
  subplot(4,length(subuse),iiplot-14+3*length(subuse));imagesc(percoravcs0(:,:,ii));
  if ii==3,title('% motion direction'),end
  if ii==18,xlabel('DUR');end
  set(get(5,'Children'),'xTick',1:9,'xTickLabel',{'34' '50' '67' '84' '100' '117' '134' '150' '167'})
  set(get(5,'Children'),'yTick',1:5,'yTickLabel',{'0' '17' '34' '50' '67'})
  caxis([-.1 1]);title(ii)
  if ii==min(subuse),ylabel('AV_CS0');end
  
  % This is when it WAS common source
  figure(6);
  subplot(4,length(subuse),iiplot-14);imagesc(percoravCSc_117(:,:,ii));
  if ii==18,xlabel('DUR');end
  set(get(5,'Children'),'xTick',1:9,'xTickLabel',{'34' '50' '67' '84' '100' '117' '134' '150' '167'})
  set(get(5,'Children'),'yTick',1:5,'yTickLabel',{'0' '17' '34' '50' '67'})
  caxis([-.1 1]);title(ii)
  if ii==min(subuse),title('% motion direction'),end
  if ii==min(subuse),ylabel('AV_CSc');end
  
  % This is when it was NOT common source
  figure(6);
  subplot(4,length(subuse),iiplot-14+length(subuse));imagesc(percoravCSi_117(:,:,ii));
  if ii==3,title('% motion direction'),end
  if ii==18,xlabel('DUR');end
  set(get(5,'Children'),'xTick',1:9,'xTickLabel',{'34' '50' '67' '84' '100' '117' '134' '150' '167'})
  set(get(5,'Children'),'yTick',1:5,'yTickLabel',{'0' '17' '34' '50' '67'})
  caxis([-.1 1]);title(ii)
  if ii==min(subuse),ylabel('AV_CSi');end

  % This is when they thought it WAS common source (whether it was or not)
  figure(6);
  subplot(4,length(subuse),iiplot-14+2*length(subuse));imagesc(percoravcs1_117(:,:,ii));
  if ii==18,xlabel('DUR');end
  set(get(5,'Children'),'xTick',1:9,'xTickLabel',{'34' '50' '67' '84' '100' '117' '134' '150' '167'})
  set(get(5,'Children'),'yTick',1:5,'yTickLabel',{'0' '17' '34' '50' '67'})
  caxis([-.1 1]);title(ii)
  if ii==min(subuse),title('% motion direction'),end
  if ii==min(subuse),ylabel('AV_CS1');end
  
  % This is when they thought it was NOT common source (whether it was or not)
  figure(6);
  subplot(4,length(subuse),iiplot-14+3*length(subuse));imagesc(percoravcs0_117(:,:,ii));
  if ii==3,title('% motion direction'),end
  if ii==18,xlabel('DUR');end
  set(get(5,'Children'),'xTick',1:9,'xTickLabel',{'34' '50' '67' '84' '100' '117' '134' '150' '167'})
  set(get(5,'Children'),'yTick',1:5,'yTickLabel',{'0' '17' '34' '50' '67'})
  caxis([-.1 1]);title(ii)
  if ii==min(subuse),ylabel('AV_CS0');end

  % This is when it WAS common source
  figure(7);
  subplot(4,length(subuse),iiplot-14);imagesc(percoravCSc_117_5(:,:,ii));
  if ii==18,xlabel('DUR');end
  set(get(5,'Children'),'xTick',1:9,'xTickLabel',{'34' '50' '67' '84' '100' '117' '134' '150' '167'})
  set(get(5,'Children'),'yTick',1:5,'yTickLabel',{'0' '17' '34' '50' '67'})
  caxis([-.1 1]);title(ii)
  if ii==min(subuse),title('% motion direction'),end
  if ii==min(subuse),ylabel('AV_CSc_5deg');end
  
  % This is when it was NOT common source
  figure(7);
  subplot(4,length(subuse),iiplot-14+length(subuse));imagesc(percoravCSi_117_5(:,:,ii));
  if ii==3,title('% motion direction'),end
  if ii==18,xlabel('DUR');end
  set(get(5,'Children'),'xTick',1:9,'xTickLabel',{'34' '50' '67' '84' '100' '117' '134' '150' '167'})
  set(get(5,'Children'),'yTick',1:5,'yTickLabel',{'0' '17' '34' '50' '67'})
  caxis([-.1 1]);title(ii)
  if ii==min(subuse),ylabel('AV_CSi_5deg');end

  % This is when they thought it WAS common source (whether it was or not)
  figure(7);
  subplot(4,length(subuse),iiplot-14+2*length(subuse));imagesc(percoravcs1_117_5(:,:,ii));
  if ii==18,xlabel('DUR');end
  set(get(5,'Children'),'xTick',1:9,'xTickLabel',{'34' '50' '67' '84' '100' '117' '134' '150' '167'})
  set(get(5,'Children'),'yTick',1:5,'yTickLabel',{'0' '17' '34' '50' '67'})
  caxis([-.1 1]);title(ii)
  if ii==min(subuse),title('% motion direction'),end
  if ii==min(subuse),ylabel('AV_CS1_5deg');end
  
  % This is when they thought it was NOT common source (whether it was or not)
  figure(7);
  subplot(4,length(subuse),iiplot-14+3*length(subuse));imagesc(percoravcs0_117_5(:,:,ii));
  if ii==3,title('% motion direction'),end
  if ii==18,xlabel('DUR');end
  set(get(5,'Children'),'xTick',1:9,'xTickLabel',{'34' '50' '67' '84' '100' '117' '134' '150' '167'})
  set(get(5,'Children'),'yTick',1:5,'yTickLabel',{'0' '17' '34' '50' '67'})
  caxis([-.1 1]);title(ii)
  if ii==min(subuse),ylabel('AV_CS0_5deg');end

end

%% For all those who have different stim.audio.type

cd('D:\motion_psychophysics\behav_data');
close all
subuse=19:23;
maxsub=max(subuse);

motperaa=-.1*ones(5,9,5,maxsub); % ISI by DUR by audiotype by participant
flkperaa=-.1*ones(5,9,5,maxsub); % ISI by DUR by audiotype by participant
dstperaa=-.1*ones(5,9,5,maxsub); % ISI by DUR by audiotype by participant
percoraa=-.1*ones(5,9,5,maxsub); % ISI by DUR by participant

audiotype={'ITD' 'ILD' 'ILDITD' 'cipic' 'MIT'};

for ii=subuse
  if ii<10
    sub=['p0' num2str(ii)];
  else
    sub=['p' num2str(ii)];
  end
  audfile=dir([sub '_audonly*']);
  if ii>18
    motperisidursub=zeros(1,3,7,5);
    percoroutsub=zeros(1,7,5);
  end
  
  %   ffuse=0;
  for ff=1:length(audfile)
    load(audfile(ff).name);
    if stim.loc(2)~=10
      continue
    end
    if sum(isnan(resp.motdirkeycode))>4 && ii~=4
      continue
    end
    typeind=find(strcmp(audiotype,stim.audio.type));
    if ii==22 && typeind~=5
      motperisidursub(:,:,:,typeind)=nan;
      percoroutsub(:,:,typeind)=nan;
      continue
    end
    clear motperisidur percorout
    appmot_assessment;
    motperisidursub(:,:,:,typeind)=motperisidursub(:,:,:,typeind)+motperisidur;
    percoroutsub(:,:,typeind)=percoroutsub(:,:,typeind)+percorout;
    %     ffuse=ffuse+1;
  end
  %   motperisidursub=motperisidursub/ffuse;
  %   percoroutsub=percoroutsub/ffuse;
  if ii>18
    motperaa(1,[2:8],:,ii)=squeeze(motperisidursub(:,2,:,:));
    flkperaa(1,[2:8 ],:,ii)=squeeze(motperisidursub(:,1,:,:));
    dstperaa(1,[2:8 ],:,ii)=squeeze(motperisidursub(:,3,:,:));
    percoraa(1,[2:8 ],:,ii)=percoroutsub;
  end
  
  switch ii
    case 19
      ylab={['ITD 3'] ['ILD 4'] ['ILDITD 1'] ['CIPIC 5'] ['MIT 2']}
    case 20
      ylab={['ITD 1'] ['ILD 5'] ['ILDITD 4'] ['CIPIC 2'] ['MIT 3']}
    case 21
      ylab={['ITD 4'] ['ILD 5'] ['ILDITD 2'] ['CIPIC 3'] ['MIT 1']}
    case 22
      ylab={['ITD 2'] ['ILD 5'] ['ILDITD 3'] ['CIPIC 4'] ['MIT 1']}
    case 23
      ylab={['ITD 2'] ['ILD 5'] ['ILDITD 4'] ['CIPIC 1'] ['MIT 3']}
    otherwise
      error('set ylab')
  end
  
  figure(1);
  subplot(2,3,ii-18);imagesc(squeeze(flkperaa(1,:,:,ii))');
  if ii==3,title('% flicker percept'),end
  if ii==6,ylabel('HRIR');end
  if ii==18,xlabel('DUR');end
  set(get(1,'Children'),'xTick',1:9,'xTickLabel',{'34' '50' '67' '84' '100' '117' '134' '150' '167'})
  child=get(1,'Children');
  set(child(1),'yTick',1:5,'yTickLabel',ylab)
  caxis([-.1 1]);;
  title(['p' num2str(ii)])
  
  figure(2);
  subplot(2,3,ii-18);imagesc(squeeze(motperaa(1,:,:,ii))');
  if ii==3,title('% motion percept'),end
  if ii==6,ylabel('HRIR');end
  if ii==18,xlabel('DUR');end
  child=get(2,'Children');
  set(get(2,'Children'),'xTick',1:9,'xTickLabel',{'34' '50' '67' '84' '100' '117' '134' '150' '167'})
  set(child(1),'yTick',1:5,'yTickLabel',ylab)
  caxis([-.1 1]);;
  title(['p' num2str(ii)])
  
  figure(3);
  subplot(2,3,ii-18);imagesc(squeeze(dstperaa(1,:,:,ii))');
  if ii==3,title('% distinct percept'),end
  if ii==6,ylabel('HRIR');end
  if ii==18,xlabel('DUR');end
  child=get(3,'Children');
  set(get(3,'Children'),'xTick',1:9,'xTickLabel',{'34' '50' '67' '84' '100' '117' '134' '150' '167'})
  set(child(1),'yTick',1:5,'yTickLabel',ylab)
  caxis([-.1 1]);;
  title(['p' num2str(ii)])
  
  figure(4);
  subplot(2,3,ii-18);imagesc(squeeze(percoraa(1,:,:,ii))');
  if ii==3,title('% motion direction correct'),end
  if ii==6,ylabel('HRIR');end
  if ii==18,xlabel('DUR');end
  child=get(4,'Children');
  set(get(4,'Children'),'xTick',1:9,'xTickLabel',{'34' '50' '67' '84' '100' '117' '134' '150' '167'})
  set(child(1),'yTick',1:5,'yTickLabel',ylab)
  caxis([-.1 1]);;
  title(['p' num2str(ii)])
end

%%  For comparing FMD, CS, and FMD+CS 
% 28=JZ, 29=SJ

close all
subuse=[28:29];
maxsub=max(subuse);

% motperav=-.1*ones(6,maxsub); % blocktype by participant
% flkperav=-.1*ones(6,maxsub); % blocktype by participant
% dstperav=-.1*ones(6,maxsub); % blocktype by participant
% 
% percoravc=-.1*ones(6,maxsub); % ISI by DUR by participant
% percoravi=-.1*ones(6,maxsub); % ISI by DUR by participant
% 
% comsrcC=-.1*ones(6,maxsub); % blocktype by participant
% comsrcI=-.1*ones(6,maxsub); % blocktype by participant
% 
% percoravcs1C=-.1*ones(6,maxsub); % blocktype by participant
% percoravcs0C=-.1*ones(6,maxsub); % blocktype by participant
% percoravcs1I=-.1*ones(6,maxsub); % blocktype by participant
% percoravcs0I=-.1*ones(6,maxsub); % blocktype by participant
% 
% comsrcCMDcor=-.1*ones(6,maxsub); % blocktype by participant
% comsrcCMDinc=-.1*ones(6,maxsub); % blocktype by participant
% comsrcIMDcor=-.1*ones(6,maxsub); % blocktype by participant
% comsrcIMDinc=-.1*ones(6,maxsub); % blocktype by participant

ss=1;
for ii=subuse
  if ii<10
    sub=['p0' num2str(ii)];
  else
    sub=['p' num2str(ii)];
  end
  
  avfile=dir([sub '_av*']);
  
  motperisidursub=zeros(6,3);
  comsrcisidursub=zeros(6,2);
  percoroutsub=zeros(6,3);
  percorcomsrcsub=zeros(6,2);
  percorcomsrccongsub=zeros(6,4);
  comsrcMDisidursub=zeros(6,4);
  motpercongisidursub=zeros(6,2);
  motpercongdirisidursub=zeros(6,4);
  
  for ff=1:length(avfile)
    load(avfile(ff).name);
    if sum(isnan(resp.motdirkeycode))>4 && ii~=5  && ii~=7
      continue
    end
    clear motperisidur percorout comsrcisidur percorcomsrc percongcor percorcomsrccong motpercongdirisidur motpercongisidur
    appmot_assessment;
    if setup.av.askfmdcs==0 || setup.av.askfmdcs==2
      motperisidursub(ff,:)=motperisidursub(ff,:)+motperisidur;
      motpercongdirisidursub(ff,:)=motpercongdirisidursub(ff,:)+motpercongdirisidur;
      motpercongisidursub(ff,:)=motpercongisidursub(ff,:)+motpercongisidur;
    else
      motperisidursub(ff,:)=nan;
      motpercongdirisidursub(ff,:)=nan;
      motpercongisidursub(ff,:)=nan;
    end
    if setup.av.askfmdcs==1 || setup.av.askfmdcs==2
      percorcomsrcsub(ff,:)=percorcomsrcsub(ff,:)+percorcomsrc;
      comsrcisidursub(ff,:)=comsrcisidursub(ff,:)+comsrcisidur;
      percorcomsrccongsub(ff,:)=percorcomsrccongsub(ff,:)+percorcomsrccong;
      comsrcMDisidursub(ff,:)=comsrcMDisidursub(ff,:)+comsrcMDisidur;
    else
      percorcomsrcsub(ff,:)=nan;
      comsrcisidursub(ff,:)=nan;
      percorcomsrccongsub(ff,:)=nan;
      comsrcMDisidursub(ff,:)=nan;
    end
    percoroutsub(ff,:)=percoroutsub(ff,:)+percorout;
  end
  
%   comsrcC(:,ii)=squeeze(comsrcisidursub(:,1));
%   comsrcI(:,ii)=squeeze(comsrcisidursub(:,2));

%   percoravc(:,ii)=squeeze(percoroutsub(:,1));
%   percoravi(:,ii)=squeeze(percoroutsub(:,2));
  
%   percoravcs1(:,ii)=squeeze(percorcomsrcsub(:,1)); % ComSrc, Not ComSrc, AudAlone (percent correct of motion direction)
%   percoravcs0(:,ii)=squeeze(percorcomsrcsub(:,2));
  
%   percoravcs1C(:,ii)=squeeze(percorcomsrccongsub(:,1)); % Correct-Cong, Correct-Incong, Incorrect-Cong, Incorrect-Incong (% correct of motion direction)
%   percoravcs0I(:,ii)=squeeze(percorcomsrccongsub(:,2));
%   percoravcs0C(:,ii)=squeeze(percorcomsrccongsub(:,3)); % Correct-Cong, Correct-Incong, Incorrect-Cong, Incorrect-Incong (% correct of motion direction)
%   percoravcs1I(:,ii)=squeeze(percorcomsrccongsub(:,4));
  
%   comsrcCMDcor(:,ii)=comsrcMDisidursub(:,1); % cong-MDcor, cong-MDincor, incong-MDcor, incong-MDincor (% common source correct)
%   comsrcCMDinc(:,ii)=comsrcMDisidursub(:,2);
%   comsrcIMDcor(:,ii)=comsrcMDisidursub(:,3);
%   comsrcIMDinc(:,ii)=comsrcMDisidursub(:,4);

figure(1);subplot(1,length(subuse),ss);plot(motperisidursub,'o');title(sub);legend({'%Flicker' '%Motion' '%Distinct'});axis([-inf inf 0 1])

figure(2);subplot(1,length(subuse),ss);plot(comsrcisidursub,'o');title(sub);legend({'%ComSrcCor-Cong' '%ComSrcCor-Incong'});axis([-inf inf 0 1])

figure(3);subplot(1,length(subuse),ss);plot(percoroutsub,'o');title(sub);legend({'%MotDirCor-Cong' '%MotDirCor-Incong'});axis([-inf inf 0 1])

figure(4);subplot(1,length(subuse),ss);plot(percorcomsrcsub,'o');title(sub);legend({'%MotDirCor-ComSrc' '%MotDirCor-NotComSrc'});axis([-inf inf 0 1])

figure(5);subplot(1,length(subuse),ss);plot(percorcomsrccongsub,'o');title(sub);legend({'%MotDirCor-ComSrcCor-Cong' '%MotDirCor-ComSrcCor-Incong' '%MotDirCor-ComSrcInc-Cong' '%MotDirCor-ComSrcInc-Incong' });axis([-inf inf 0 1])

figure(6);subplot(1,length(subuse),ss);plot(comsrcMDisidursub,'o');title(sub);legend({'%ComSrcCor-MDcor-Cong' '%ComSrcCor-MDinc-Cong' '%ComSrcCor-MDcor-Incong' '%ComSrcCor-MDinc-Incong' });axis([-inf inf 0 1])

figure(7);subplot(1,length(subuse),ss);plot(motpercongisidursub,'o');title(sub);legend({'%Motion-Cong' '%Motion-Incong'});axis([-inf inf 0 1])

figure(8);subplot(1,length(subuse),ss);plot(motpercongdirisidursub,'o');title(sub);legend({'%Motion-Cong-MDcor' '%Motion-Cong-MDinc' '%Motion-Incong-MDcor' '%Motion-Incong-MDinc'});axis([-inf inf 0 1])

ss=ss+1;
end

%% For comparing different degrees (1-5) and dot size (0.2 to 1.5 deg)

close all
subuse=[30];
maxsub=max(subuse);

% motperav=-.1*ones(6,maxsub); % blocktype by participant
% flkperav=-.1*ones(6,maxsub); % blocktype by participant
% dstperav=-.1*ones(6,maxsub); % blocktype by participant
% 
% percoravc=-.1*ones(6,maxsub); % ISI by DUR by participant
% percoravi=-.1*ones(6,maxsub); % ISI by DUR by participant
% 
% comsrcC=-.1*ones(6,maxsub); % blocktype by participant
% comsrcI=-.1*ones(6,maxsub); % blocktype by participant
% 
% percoravcs1C=-.1*ones(6,maxsub); % blocktype by participant
% percoravcs0C=-.1*ones(6,maxsub); % blocktype by participant
% percoravcs1I=-.1*ones(6,maxsub); % blocktype by participant
% percoravcs0I=-.1*ones(6,maxsub); % blocktype by participant
% 
% comsrcCMDcor=-.1*ones(6,maxsub); % blocktype by participant
% comsrcCMDinc=-.1*ones(6,maxsub); % blocktype by participant
% comsrcIMDcor=-.1*ones(6,maxsub); % blocktype by participant
% comsrcIMDinc=-.1*ones(6,maxsub); % blocktype by participant

ss=1;
for ii=subuse
  if ii<10
    sub=['p0' num2str(ii)];
  else
    sub=['p' num2str(ii)];
  end
  
  avfile=dir([sub '_av*']);
  
  sep=[5 4 3 5 4 3 2 2 1 1 2 2];
  diam=[1 1 1 2 2 2 2 3 3 2 1 3];
  percorout1all=nan(max(sep),max(diam));
  percorout2all=nan(max(sep),max(diam));
  comsrc1all=nan(max(sep),max(diam));
  comsrc2all=nan(max(sep),max(diam));
  for ff=1:length(avfile)
    load(avfile(ff).name);
    appmot_assessment;
    percorout1all(sep(ff),diam(ff))=percorout(1);
    percorout2all(sep(ff),diam(ff))=percorout(2);
    comsrc1all(sep(ff),diam(ff))=comsrc(1);
    comsrc2all(sep(ff),diam(ff))=comsrc(2);
  end
  
end

%%  For 31-38, plotting results for all conditions

clearvars -except *dir
close all;
subuse=[31:38 100 1002 101 1001 102 104:111];

% threshold for % correct motion direction, collapsed over ComSrc response
nocuethresh=0.75;
cuethresh=[0.7 0.8];
finalthresh=1.5;
locthresh=10;

subind=0;

includesubj=nan(length(subuse),2);

for ii=subuse
  subind=subind+1;
  if ii>1000
    subpre='e';
    subnum=ii-1000;
  else
    subpre='p';
    subnum=ii;
  end
  if subnum<10
    sub=[subpre '0' num2str(subnum)];
  else
    sub=[subpre num2str(subnum)];
  end
  if ii>36 && ii<1000
    cd('D:\motion_cued\behav_data');
  elseif ii>1000
    cd('D:\motion_cued\behav_data');
  else
    cd('D:\motion_psychophysics\behav_data');
  end
  avfile=dir([sub '_av*']);
    
  % without cue
  cnt=0;
  clear *tmp
  for ff=1:length(avfile)
    load(avfile(ff).name);
    if strcmp(setup.paradigm,'cued')  % do blocks with cue separately
      continue
    end
    cnt=cnt+1;
    appmot_assessment;
    comsrc_tmp(cnt,:)=comsrcisidur; % congruent, incongruent, audalone (% common source correct)
    comsrcn_tmp(cnt,:)=comsrcisidur_numer; % congruent, incongruent, audalone (% common source correct)
    comsrcd_tmp(cnt,:)=comsrcisidur_denom; % congruent, incongruent, audalone (% common source correct)
    comsrcMD_tmp(cnt,:)=comsrcMDisidur; % cong-MDcor, cong-MDincor, incong-MDcor, incong-MDincor (% common source correct)
    comsrcMDn_tmp(cnt,:)=comsrcMDisidur_numer; % cong-MDcor, cong-MDincor, incong-MDcor, incong-MDincor (% common source correct)
    comsrcMDd_tmp(cnt,:)=comsrcMDisidur_denom; % cong-MDcor, cong-MDincor, incong-MDcor, incong-MDincor (% common source correct)
    
    percorcomsrccong_tmp(cnt,:)=percorcomsrccong; % Correct-Cong, Correct-Incong, Incorrect-Cong, Incorrect-Incong (% correct of motion direction)
    percorcomsrccongn_tmp(cnt,:)=percorcomsrccong_numer; % Correct-Cong, Correct-Incong, Incorrect-Cong, Incorrect-Incong (% correct of motion direction)
    percorcomsrccongd_tmp(cnt,:)=percorcomsrccong_denom; % Correct-Cong, Correct-Incong, Incorrect-Cong, Incorrect-Incong (% correct of motion direction)
  end
  
  percorcomsrccong_all(subind,:)=nansum(percorcomsrccongn_tmp)./nansum(percorcomsrccongd_tmp);
  percorcomsrccongN_all(subind,:)=nansum(percorcomsrccongd_tmp);
  comsrc_all(subind,:)=nansum(comsrcn_tmp)./nansum(comsrcd_tmp);
  comsrcN_all(subind,:)=nansum(comsrcd_tmp);
  comsrcMD_all(subind,:)=nansum(comsrcMDn_tmp)./nansum(comsrcMDd_tmp);
  comsrcMDN_all(subind,:)=nansum(comsrcMDd_tmp);
  
%   comsrc_all(subind,:)=nanmean(comsrc_tmp,1);
%   comsrcn_all(subind,:)=nanmean(comsrcn_tmp,1);
%   comsrcd_all(subind,:)=nanmean(comsrcd_tmp,1);
%   comsrcMD_all(subind,:)=nanmean(comsrcMD_tmp,1);
  
  % threshold for inclusion:
  includesubj(subind,1)=[nansum(percorcomsrccong_all(subind,[1 3]).*percorcomsrccongN_all(subind,[1 3]),2) ]./[nansum(percorcomsrccongN_all(subind,[1 3]),2)]>nocuethresh;
  avnocue_loc(subind)=max(stim.loc);  % using last of block

  
  % with cue
  cnt=0;
  clear *tmp
  for ff=1:length(avfile)
    load(avfile(ff).name);
    if strcmp(setup.paradigm,'nocue')  % do blocks without cue separately
      continue
    end
    cnt=cnt+1;
    appmot_assessment;
    percorcomsrccong_percue_tmp(cnt,:,:)=percorcomsrccong_percue;
    percorcomsrccong_percue_numer_tmp(cnt,:,:)=percorcomsrccong_percue_numer;
    percorcomsrccong_percue_denom_tmp(cnt,:,:)=percorcomsrccong_percue_denom;
    comsrcMD_percue_tmp(cnt,:,:)=comsrcMDisidur_percue;
    comsrcMD_percue_numer_tmp(cnt,:,:)=comsrcMDisidur_percue_numer;
    comsrcMD_percue_denom_tmp(cnt,:,:)=comsrcMDisidur_percue_denom;
  end
  avcued_loc(subind)=max(stim.loc);  % using last of block
  if cnt>0
    percorcomsrccong_percue_all(subind,:,:)=squeeze(nansum(percorcomsrccong_percue_numer_tmp,1)./nansum(percorcomsrccong_percue_denom_tmp,1));
    percorcomsrccong_percueN_all(subind,:,:)=squeeze(nansum(percorcomsrccong_percue_denom_tmp,1));
    comsrcMD_percue_all(subind,:,:)=squeeze(nansum(comsrcMD_percue_numer_tmp,1)./nansum(comsrcMD_percue_denom_tmp,1));
    comsrcMD_percueN_all(subind,:,:)=squeeze(nansum(comsrcMD_percue_denom_tmp,1));
    
    %  moddir-correct, collapsed over ComSrc answer
    corMD_percue_all(subind,:,1)=nansum(nansum(percorcomsrccong_percue_numer_tmp(:,:,[1 3]),3),1)./nansum(nansum(percorcomsrccong_percue_denom_tmp(:,:,[1 3]),3),1);
    corMD_percueN_all(subind,:,1)=nansum(nansum(percorcomsrccong_percue_denom_tmp(:,:,[1 3]),3),1);
    corMD_percue_all(subind,:,2)=nansum(nansum(percorcomsrccong_percue_numer_tmp(:,:,[2 4]),3),1)./nansum(nansum(percorcomsrccong_percue_denom_tmp(:,:,[2 4]),3),1);
    corMD_percueN_all(subind,:,2)=nansum(nansum(percorcomsrccong_percue_denom_tmp(:,:,[2 4]),3),1);
    
    corCS_percue_all(subind,:,1)=nansum(nansum(comsrcMD_percue_numer_tmp(:,:,[1 2]),3),1)./nansum(nansum(comsrcMD_percue_denom_tmp(:,:,[1 2]),3),1);
    corCS_percueN_all(subind,:,1)=nansum(nansum(comsrcMD_percue_denom_tmp(:,:,[1 2]),3),1);
    corCS_percue_all(subind,:,2)=nansum(nansum(comsrcMD_percue_numer_tmp(:,:,[3 4]),3),1)./nansum(nansum(comsrcMD_percue_denom_tmp(:,:,[3 4]),3),1);
    corCS_percueN_all(subind,:,2)=nansum(nansum(comsrcMD_percue_denom_tmp(:,:,[3 4]),3),1);
    
    includesubj(subind,2)=mean(corMD_percue_all(subind,:,1)>cuethresh);
  else
    percorcomsrccong_percue_all(subind,:,:)=nan(2,4);
    percorcomsrccong_percueN_all(subind,:,:)=nan(2,4);
    comsrcMD_percue_all(subind,:,:)=nan(2,4);
    comsrcMD_percueN_all(subind,:,:)=nan(2,4);

    corMD_percue_all(subind,:,:)=nan(2,2);
    corMD_percueN_all(subind,:,:)=nan(2,2);
    corCS_percue_all(subind,:,:)=nan(2,2);
    corCS_percueN_all(subind,:,:)=nan(2,2);
    
    includesubj(subind,2)=nan;
  end
  
end

% order of columns in percorcomsrccong_all is less intuitive.  reorder.
tmp=percorcomsrccong_all(:,[1 3 2 4]);
percorcomsrccong_all=tmp;
tmp=percorcomsrccongN_all(:,[1 3 2 4]);
percorcomsrccongN_all=tmp;
tmp=percorcomsrccong_percue_all(:,:,[1 3 2 4]);
percorcomsrccong_percue_all=tmp;
tmp=percorcomsrccong_percueN_all(:,:,[1 3 2 4]);
percorcomsrccong_percueN_all=tmp;

% create normalised percentage of trial numbers per participant
percorcomsrccongN_all_norm=percorcomsrccongN_all./repmat(sum(percorcomsrccongN_all,2),[1 4]);
percorcomsrccong_percueN_all_norm=percorcomsrccong_percueN_all./repmat(sum(sum(percorcomsrccong_percueN_all,2),3),[1 2 4]);
corMD_percueN_all_norm=corMD_percueN_all./repmat(sum(sum(corMD_percueN_all,2),3),[1 2 2]);
comsrcMDN_all_norm=comsrcMDN_all./repmat(sum(comsrcMDN_all,2),[1 4]);
comsrcMD_percueN_all_norm=comsrcMD_percueN_all./repmat(sum(sum(comsrcMD_percueN_all,2),3),[1 2 4]);
corCS_percueN_all_norm=corCS_percueN_all./repmat(sum(sum(corCS_percueN_all,2),3),[1 2 2]);


corMD_all=[nansum(percorcomsrccong_all(:,1:2).*percorcomsrccongN_all(:,1:2),2) nansum(percorcomsrccong_all(:,3:4).*percorcomsrccongN_all(:,3:4),2)]./[nansum(percorcomsrccongN_all(:,1:2),2) nansum(percorcomsrccongN_all(:,3:4),2)];
corMDN_all=[nansum(percorcomsrccongN_all(:,1:2),2) nansum(percorcomsrccongN_all(:,3:4),2)]./repmat(nansum([nansum(percorcomsrccongN_all(:,1:2),2) nansum(percorcomsrccongN_all(:,3:4),2)],2),[1 2]);

corCS_all=[nansum(comsrcMD_all(:,1:2).*comsrcMDN_all_norm(:,1:2),2) nansum(comsrcMD_all(:,3:4).*comsrcMDN_all_norm(:,3:4),2)]./[nansum(comsrcMDN_all_norm(:,1:2),2) nansum(comsrcMDN_all_norm(:,3:4),2)];
corCSN_all=[nansum(comsrcMDN_all_norm(:,1:2),2) nansum(comsrcMDN_all_norm(:,3:4),2)]./repmat(nansum([nansum(comsrcMDN_all_norm(:,1:2),2) nansum(comsrcMDN_all_norm(:,3:4),2)],2),[1 2]);

close all
figind=1;

figure(figind);figind=figind+1;
subplot(2,1,1);bar(corMD_all');ylabel('% correct of motion direction');xlabel('Cong, Incong');axis([-inf inf 0 1]);
subplot(2,1,2);bar(corMDN_all');ylabel('% of trials');axis([-inf inf 0 0.55]);

figure(figind);figind=figind+1;
subplot(2,1,1);bar(corCS_all');ylabel('% common source correct');xlabel('Cong, Incong');axis([-inf inf 0 1]);
% subplot(2,1,1);bar([corCS_all(:,1) 1-corCS_all(:,2)]');ylabel('% Common Source Yes');xlabel('Cong, Incong');axis([-inf inf 0 1]);
subplot(2,1,2);bar(corCSN_all');ylabel('% of trials');axis([-inf inf 0 0.55]);
figure(figind);figind=figind+1;
% subplot(2,1,1);bar(corCS_all');ylabel('% common source correct');xlabel('Cong, Incong');axis([-inf inf 0 1]);
subplot(2,1,1);bar([corCS_all(:,1) 1-corCS_all(:,2)]');ylabel('% Common Source Yes');xlabel('Cong, Incong');axis([-inf inf 0 1]);
subplot(2,1,2);bar(corCSN_all');ylabel('% of trials');axis([-inf inf 0 0.55]);

figure(figind);figind=figind+1;
% subplot(2,1,1);bar(percorcomsrccong_all');ylabel('% correct of motion direction');xlabel('Cong-CScor, Cong-CSincor, Incong-CScor, Incong-CSincor');axis([-inf inf 0 1]);
subplot(2,1,1);bar(percorcomsrccong_all');ylabel('% correct of motion direction');xlabel('Cong-CSyes, Cong-CSno, Incong-CSno, Incong-CSyes');axis([-inf inf 0 1]);
subplot(2,1,2);bar(percorcomsrccongN_all_norm');ylabel('% of trials');axis([-inf inf 0 0.5]);

figure(figind);figind=figind+1;
subplot(2,1,1);bar(comsrcMD_all');ylabel('% common source correct');xlabel('Cong-MDcor, Cong-MDincor, Incong-MDcor, Incong-MDincor');axis([-inf inf 0 1]);
% subplot(2,1,1);bar([comsrcMD_all(:,1:2) 1-comsrcMD_all(:,3:4)]');ylabel('% common source Yes');xlabel('Cong-MDcor, Cong-MDincor, Incong-MDcor, Incong-MDincor');axis([-inf inf 0 1]);
subplot(2,1,2);bar(comsrcMDN_all_norm');ylabel('% of trials');axis([-inf inf 0 0.5]);
figure(figind);figind=figind+1;
% subplot(2,1,1);bar(comsrcMD_all');ylabel('% common source correct');xlabel('Cong-MDcor, Cong-MDincor, Incong-MDcor, Incong-MDincor');axis([-inf inf 0 1]);
subplot(2,1,1);bar([comsrcMD_all(:,1:2) 1-comsrcMD_all(:,3:4)]');ylabel('% common source Yes');xlabel('Cong-MDcor, Cong-MDincor, Incong-MDcor, Incong-MDincor');axis([-inf inf 0 1]);
subplot(2,1,2);bar(comsrcMDN_all_norm');ylabel('% of trials');axis([-inf inf 0 0.5]);


maxy=ceil(100*max(max(corMD_percueN_all_norm(:)),max(corCS_percueN_all_norm(:)))/5)*5/100;

figure(figind);figind=figind+1;
subplot(2,2,1);bar(squeeze(corMD_percue_all(:,1,:))');ylabel('% correct of motion direction');xlabel('Cong, Incong');axis([-inf inf 0 1]);title('Low cong. prob. cue')
subplot(2,2,2);bar(squeeze(corMD_percue_all(:,2,:))');ylabel('% correct of motion direction');xlabel('Cong, Incong');axis([-inf inf 0 1]);title('High cong. prob. cue')
subplot(2,2,3);bar(squeeze(corMD_percueN_all_norm(:,1,:))');ylabel('% of trials');axis([-inf inf 0 maxy]);
subplot(2,2,4);bar(squeeze(corMD_percueN_all_norm(:,2,:))');ylabel('% of trials');axis([-inf inf 0 maxy]);

figure(figind);figind=figind+1;
subplot(2,2,1);bar(squeeze(corCS_percue_all(:,1,:))');ylabel('% common source correct');xlabel('Cong, Incong');axis([-inf inf 0 1]);title('Low cong. prob. cue')
subplot(2,2,2);bar(squeeze(corCS_percue_all(:,2,:))');ylabel('% common source correct');xlabel('Cong, Incong');axis([-inf inf 0 1]);title('High cong. prob. cue')
% subplot(2,2,1);bar([squeeze(corCS_percue_all(:,1,1)) 1-squeeze(corCS_percue_all(:,1,2))]');ylabel('% common source Yes');xlabel('Cong, Incong');axis([-inf inf 0 1]);title('Low cong. prob. cue')
% subplot(2,2,2);bar([squeeze(corCS_percue_all(:,2,1)) 1-squeeze(corCS_percue_all(:,2,2))]');ylabel('% common source Yes');xlabel('Cong, Incong');axis([-inf inf 0 1]);title('High cong. prob. cue')
subplot(2,2,3);bar(squeeze(corCS_percueN_all_norm(:,1,:))');ylabel('% of trials');axis([-inf inf 0 maxy]);
subplot(2,2,4);bar(squeeze(corCS_percueN_all_norm(:,2,:))');ylabel('% of trials');axis([-inf inf 0 maxy]);
figure(figind);figind=figind+1;
% subplot(2,2,1);bar(squeeze(corCS_percue_all(:,1,:))');ylabel('% common source correct');xlabel('Cong, Incong');axis([-inf inf 0 1]);title('Low cong. prob. cue')
% subplot(2,2,2);bar(squeeze(corCS_percue_all(:,2,:))');ylabel('% common source correct');xlabel('Cong, Incong');axis([-inf inf 0 1]);title('High cong. prob. cue')
subplot(2,2,1);bar([squeeze(corCS_percue_all(:,1,1)) 1-squeeze(corCS_percue_all(:,1,2))]');ylabel('% common source Yes');xlabel('Cong, Incong');axis([-inf inf 0 1]);title('Low cong. prob. cue')
subplot(2,2,2);bar([squeeze(corCS_percue_all(:,2,1)) 1-squeeze(corCS_percue_all(:,2,2))]');ylabel('% common source Yes');xlabel('Cong, Incong');axis([-inf inf 0 1]);title('High cong. prob. cue')
subplot(2,2,3);bar(squeeze(corCS_percueN_all_norm(:,1,:))');ylabel('% of trials');axis([-inf inf 0 maxy]);
subplot(2,2,4);bar(squeeze(corCS_percueN_all_norm(:,2,:))');ylabel('% of trials');axis([-inf inf 0 maxy]);

maxy=ceil(100*max(max(percorcomsrccong_percueN_all_norm(:)),max(comsrcMD_percueN_all_norm(:)))/5)*5/100;

figure(figind);figind=figind+1;
% subplot(2,2,1);bar(squeeze(percorcomsrccong_percue_all(:,1,:))');ylabel('% correct of motion direction');xlabel('Cong-CScor, Cong-CSincor, Incong-CScor, Incong-CSincor');axis([-inf inf 0 1]);title('Low cong. prob. cue')
% subplot(2,2,2);bar(squeeze(percorcomsrccong_percue_all(:,2,:))');ylabel('% correct of motion direction');xlabel('Cong-CScor, Cong-CSincor, Incong-CScor, Incong-CSincor');axis([-inf inf 0 1]);title('High cong. prob. cue')
subplot(2,2,1);bar(squeeze(percorcomsrccong_percue_all(:,1,:))');ylabel('% correct of motion direction');xlabel('Cong-CSyes, Cong-CSno, Incong-CSno, Incong-CSyes');axis([-inf inf 0 1]);title('Low cong. prob. cue')
subplot(2,2,2);bar(squeeze(percorcomsrccong_percue_all(:,2,:))');ylabel('% correct of motion direction');xlabel('Cong-CSyes, Cong-CSno, Incong-CSno, Incong-CSyes');axis([-inf inf 0 1]);title('High cong. prob. cue')
subplot(2,2,3);bar(squeeze(percorcomsrccong_percueN_all_norm(:,1,:))');ylabel('% of trials');axis([-inf inf 0 maxy]);
subplot(2,2,4);bar(squeeze(percorcomsrccong_percueN_all_norm(:,2,:))');ylabel('% of trials');axis([-inf inf 0 maxy]);

figure(figind);figind=figind+1;
subplot(2,2,1);bar(squeeze(comsrcMD_percue_all(:,1,:))');ylabel('% common source correct');xlabel('Cong-MDcor, Cong-MDincor, Incong-MDcor, Incong-MDincor');axis([-inf inf 0 1]);title('Low cong. prob. cue')
subplot(2,2,2);bar(squeeze(comsrcMD_percue_all(:,2,:))');ylabel('% common source correct');xlabel('Cong-MDcor, Cong-MDincor, Incong-MDcor, Incong-MDincor');axis([-inf inf 0 1]);title('High cong. prob. cue')
% subplot(2,2,1);bar([squeeze(comsrcMD_percue_all(:,1,1:2)) 1-squeeze(comsrcMD_percue_all(:,1,3:4))]');ylabel('% common source Yes');xlabel('Cong-MDcor, Cong-MDincor, Incong-MDcor, Incong-MDincor');axis([-inf inf 0 1]);title('Low cong. prob. cue')
% subplot(2,2,2);bar([squeeze(comsrcMD_percue_all(:,2,1:2)) 1-squeeze(comsrcMD_percue_all(:,2,3:4))]');ylabel('% common source Yes');xlabel('Cong-MDcor, Cong-MDincor, Incong-MDcor, Incong-MDincor');axis([-inf inf 0 1]);title('High cong. prob. cue')
subplot(2,2,3);bar(squeeze(comsrcMD_percueN_all_norm(:,1,:))');ylabel('% of trials');axis([-inf inf 0 maxy]);
subplot(2,2,4);bar(squeeze(comsrcMD_percueN_all_norm(:,2,:))');ylabel('% of trials');axis([-inf inf 0 maxy]);
figure(figind);figind=figind+1;
% subplot(2,2,1);bar(squeeze(comsrcMD_percue_all(:,1,:))');ylabel('% common source correct');xlabel('Cong-MDcor, Cong-MDincor, Incong-MDcor, Incong-MDincor');axis([-inf inf 0 1]);title('Low cong. prob. cue')
% subplot(2,2,2);bar(squeeze(comsrcMD_percue_all(:,2,:))');ylabel('% common source correct');xlabel('Cong-MDcor, Cong-MDincor, Incong-MDcor, Incong-MDincor');axis([-inf inf 0 1]);title('High cong. prob. cue')
subplot(2,2,1);bar([squeeze(comsrcMD_percue_all(:,1,1:2)) 1-squeeze(comsrcMD_percue_all(:,1,3:4))]');ylabel('% common source Yes');xlabel('Cong-MDcor, Cong-MDincor, Incong-MDcor, Incong-MDincor');axis([-inf inf 0 1]);title('Low cong. prob. cue')
subplot(2,2,2);bar([squeeze(comsrcMD_percue_all(:,2,1:2)) 1-squeeze(comsrcMD_percue_all(:,2,3:4))]');ylabel('% common source Yes');xlabel('Cong-MDcor, Cong-MDincor, Incong-MDcor, Incong-MDincor');axis([-inf inf 0 1]);title('High cong. prob. cue')
subplot(2,2,3);bar(squeeze(comsrcMD_percueN_all_norm(:,1,:))');ylabel('% of trials');axis([-inf inf 0 maxy]);
subplot(2,2,4);bar(squeeze(comsrcMD_percueN_all_norm(:,2,:))');ylabel('% of trials');axis([-inf inf 0 maxy]);

% percorcomsrccong_avg=nansum(percorcomsrccong_all.*percorcomsrccongN_all,1)./nansum(percorcomsrccongN_all,1);

% % % Stats
%                 column1 - dependent variable
%                 column2 - grouping variable for subject
%                 column3 - grouping variable for factor 1
%                 column4 - grouping variable for factor 2
nsub=size(corMD_percue_all(7:end,:,:),1);
data(:,1)=reshape(corMD_percue_all(7:end,:,:),[nsub*2*2 1]);
data(:,2)=[1:nsub 1:nsub 1:nsub 1:nsub];
data(:,3)=[ones(nsub*2,1); 2*ones(nsub*2,1)]; % congruency
data(:,4)=[ones(nsub,1); 2*ones(nsub,1); ones(nsub,1); 2*ones(nsub,1)]; % cue
stats = rmanova2(data,.05,0,1)
% data(:,1)=reshape(corMD_percueN_all(7:end,:,:),[nsub*2*2 1]);
% stats = rmanova2(data,.05,0,1)
data(:,1)=reshape(corCS_percue_all(7:end,:,:),[nsub*2*2 1]);
stats = rmanova2(data,.05,0,1)
tmp=[squeeze(corCS_percue_all(:,:,1)) 1-squeeze(corCS_percue_all(:,:,2))];
data(:,1)=reshape(tmp(7:end,:,:),[nsub*2*2 1]);
stats = rmanova2(data,.05,0,1)


% Three-way RM anova (congruency, cue, comsrc-cor)
% Following: http://uk.mathworks.com/matlabcentral/answers/140799-3-way-repeated-measures-anova-pairwise-comparisons-using-multcompare
percormotdir=reshape(percorcomsrccong_percue_all(end-nsub+1:end,:,:),[nsub 8]);
varNames = {'LC_Con_CSyes','HC_Con_CSyes','LC_Con_CSno','HC_Con_CSno','LC_Inc_CSno','HC_Inc_CSno','LC_Inc_CSyes','HC_Inc_CSyes'};
t = array2table(percormotdir,'VariableNames',varNames);
factorNames = {'Cue','Congruency','ComSrcResp'};
within = table({'L';'H';'L';'H';'L';'H';'L';'H'},{'C';'C';'C';'C';'I';'I';'I';'I'},{'Y';'Y';'N';'N';'Y';'Y';'N';'N'},'VariableNames',factorNames);
rm = fitrm(t,'LC_Con_CSyes-HC_Inc_CSyes~1','WithinDesign',within);
[ranovatbl] = ranova(rm, 'WithinModel','Cue*Congruency*ComSrcResp')

percormotdir=reshape(percorcomsrccong_percueN_all(end-nsub+1:end,:,:),[nsub 8]);
t = array2table(percormotdir,'VariableNames',varNames);
rm = fitrm(t,'LC_Con_CSyes-HC_Inc_CSyes~1','WithinDesign',within);
[ranovatbl] = ranova(rm, 'WithinModel','Cue*Congruency*ComSrcResp')

% which participants to invite back for EEG
subuse(sum(includesubj,2)>=finalthresh & avcued_loc'<=locthresh)
subuse(sum(includesubj,2)>=finalthresh & avcued_loc'<=locthresh & corMD_percue_all(:,1,2)-corMD_percue_all(:,2,2)>.1)
